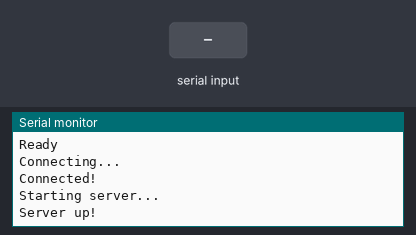
Bench run of a sketch on a simulated Arduino Uno, built with avr-gcc and run on an emulated ATmega328P. On the bench: the last lines printed to the serial monitor. The inputs (shaded band) are chosen by the test bench. The modem accepts every AT command (registered, SIM ready, sends succeed) and sends nothing else.

Above: at 1.3 s.
1.4 s: "1\n" received over Serial
At 2.6 s:
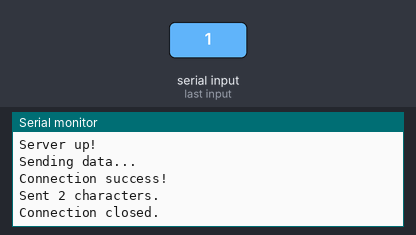
2.9 s: byte 10 ('\n') received over Serial
At 4.0 s:
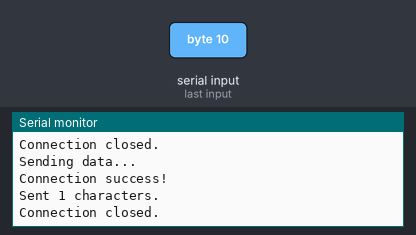

Measured:
- after the input at 1.4 s, the serial monitor: prints a new line at once (image 1)
- after the input at 2.9 s, the serial monitor: prints a new line at once (image 2)

The sketch:

wifi.ino
```cpp
// Basic serial communication with ESP8266
// Uses serial monitor for communication with ESP8266
//
//  Pins
//  Arduino pin 2 (RX) to ESP8266 TX
//  Arduino pin 3 to voltage divider then to ESP8266 RX
//  Connect GND from the Arduiono to GND on the ESP8266
//  Pull ESP8266 CH_PD HIGH
//
// When a command is entered in to the serial monitor on the computer
// the Arduino will relay it to the ESP8266
//

#include <SoftwareSerial.h>
SoftwareSerial ESPserial(2, 3); // RX | TX
String inData = "";
void setup() {
    Serial.begin(115200);     // communication with the host computer
    while (!Serial)   { ; }
    // Start the software serial for communication with the ESP8266
    ESPserial.begin(115200);
    ESPserial.println("AT+CIOBAUD=38400");
    //do
    //{
    //  ESPserial.println("AT+CIOBAUD=38400");
    //  while(!ESPserial.available());
    //} while (!ESPserial.find("OK"));
    delay(100);
    Serial.begin(38400);
    while (!Serial)   { ; }
    ESPserial.begin(38400);
    if ( ESPserial.available() )   {  Serial.write( ESPserial.read() );  }
    Serial.println("ESP8266 baud rate set to 38400.");

    Serial.println("");
    Serial.println("Remember to to set Both NL & CR in the serial monitor.");
    Serial.println("Ready");
    ESPserial.println("AT+CWMODE=1");
    waitFor("OK");
    ESPserial.println("AT+CWDHCP=1,1");
    waitFor("OK");
    Serial.println("Connecting...");
    ESPserial.println("AT+CWJAP=\"NetGenie\",\"FTSU27MC\"");
    waitFor("OK");
    Serial.println("Connected!");
    ESPserial.println("AT+CIPMUX=1");
    waitFor("OK");
    Serial.println("Starting server...");
    ESPserial.println("AT+CIPSERVER=1,8080");
    waitFor("OK");
    Serial.println("Server up!");
}

void loop() {
    // listen for user input and send it to the ESP8266
    while (Serial.available() > 0) {
      char received = Serial.read();
      inData += received;
      if (received == '\n') {

        Serial.println("Sending data...");
        String str = "AT+CIPSEND=0," + String(inData.length());
        while (1) {
          ESPserial.println(str);
          if (!ESPserial.find(">")) {
            Serial.println("Connection failed, retrying...");
          } else {
            Serial.println("Connection success!");
            break;
          }
        }
        ESPserial.println(inData);
        waitFor("SEND OK");
        str = "Sent " + String(inData.length()) + " characters.";
        Serial.println(str);
        ESPserial.println("AT+CIPCLOSE=0");
        waitFor("OK");
        Serial.println("Connection closed.");
        inData = "";
      }
    }
}

//void cmd(char x[]) {
//  Serial.println(x);
//  String temp = (String) x + "\r\n";
//  for (int i = 0; i < temp.length() + 1; i++) {
////    Serial.write(temp[i]);
//    ESPserial.write(temp[i]);
//  }
//}

void waitFor(char x[]) {
  while (1) {
    if (ESPserial.find(x)) {
      break;
    }
  }
}
```
